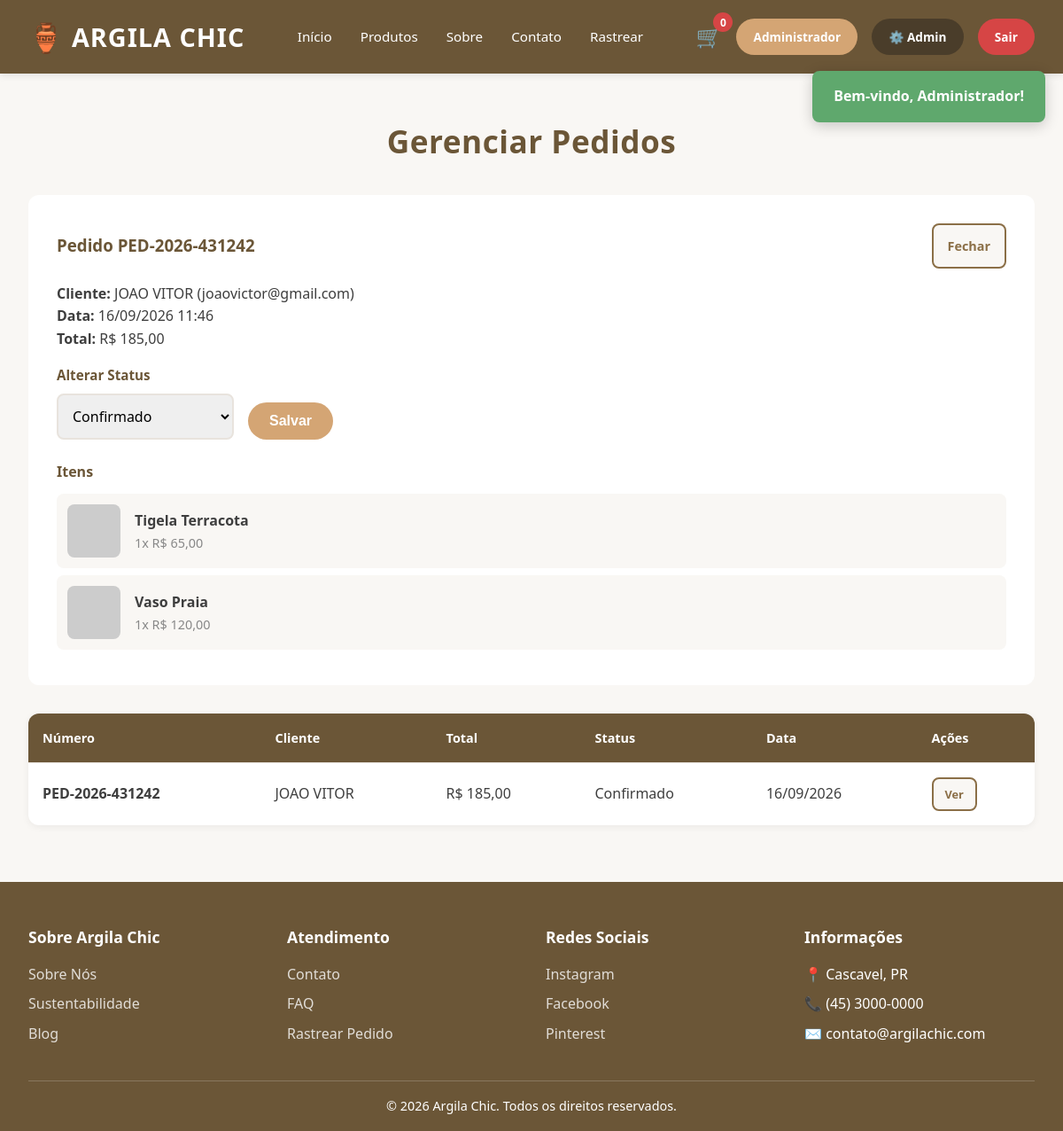
Page /admin/pedidos.php?ver=1 (signed in) on the committed database.
### tables this page shows
CREATE TABLE `pedidos` (
  `id` int(11) NOT NULL,
  `usuario_id` int(11) NOT NULL,
  `numero_pedido` varchar(50) NOT NULL,
  `subtotal` decimal(10,2) NOT NULL,
  `frete` decimal(10,2) NOT NULL,
  `total` decimal(10,2) NOT NULL,
  `status` enum('confirmado','preparando','transito','entregue','cancelado') DEFAULT 'confirmado',
  `transportadora` varchar(100) DEFAULT 'Sedex',
  `codigo_rastreio` varchar(50) DEFAULT NULL,
  `previsao_entrega` date DEFAULT NULL,
  `criado_em` timestamp NOT NULL DEFAULT current_timestamp()
);

CREATE TABLE `usuarios` (
  `id` int(11) NOT NULL,
  `nome` varchar(150) NOT NULL,
  `email` varchar(150) NOT NULL,
  `senha` varchar(255) NOT NULL,
  `telefone` varchar(20) DEFAULT NULL,
  `data_nascimento` date DEFAULT NULL,
  `endereco` varchar(255) DEFAULT NULL,
  `cidade` varchar(100) DEFAULT NULL,
  `estado` varchar(50) DEFAULT NULL,
  `cep` varchar(10) DEFAULT NULL,
  `tipo` enum('cliente','admin') DEFAULT 'cliente',
  `criado_em` timestamp NOT NULL DEFAULT current_timestamp()
);

CREATE TABLE `itens_pedido` (
  `id` int(11) NOT NULL,
  `pedido_id` int(11) NOT NULL,
  `produto_id` int(11) NOT NULL,
  `quantidade` int(11) NOT NULL,
  `preco_unitario` decimal(10,2) NOT NULL
);

CREATE TABLE `produtos` (
  `id` int(11) NOT NULL,
  `nome` varchar(150) NOT NULL,
  `descricao` text DEFAULT NULL,
  `descricao_longa` text DEFAULT NULL,
  `categoria_id` int(11) NOT NULL,
  `preco` decimal(10,2) NOT NULL,
  `preco_promocional` decimal(10,2) DEFAULT NULL,
  `estoque` int(11) DEFAULT 0,
  `imagem` varchar(255) NOT NULL,
  `galeria` text DEFAULT NULL,
  `destaque` tinyint(1) DEFAULT 0,
  `ativo` tinyint(1) DEFAULT 1,
  `criado_em` timestamp NOT NULL DEFAULT current_timestamp(),
  `atualizado_em` timestamp NOT NULL DEFAULT current_timestamp() ON UPDATE current_timestamp()
);

### config/database.php (called while the page is built, shortened)
<?php
function getConnection() {
    static $pdo = null;
    if ($pdo === null) {
        $dsn = "mysql:host=" . DB_HOST . ";dbname=" . DB_NAME . ";charset=" . DB_CHARSET;
        $pdo = new PDO($dsn, DB_USER, DB_PASS, [
            PDO::ATTR_ERRMODE => PDO::ERRMODE_EXCEPTION,
            PDO::ATTR_DEFAULT_FETCH_MODE => PDO::FETCH_ASSOC,
            PDO::ATTR_EMULATE_PREPARES => false,
        ]);
    }
    return $pdo;
}

### includes/functions.php (called while the page is built, shortened)
<?php
function imagemUrl($arquivo) {
    return UPLOAD_URL . htmlspecialchars($arquivo);
}
function itensDoPedido($pedidoId) {
    $stmt = getConnection()->prepare("
        SELECT ip.*, p.nome, p.imagem
        FROM itens_pedido ip JOIN produtos p ON p.id = ip.produto_id
        WHERE ip.pedido_id = ?
    ");
    $stmt->execute([$pedidoId]);
    return $stmt->fetchAll();
}

### admin/pedidos.php (the view, shortened to what this page needs)
<?php
require_once __DIR__ . '/../includes/functions.php';
$pdo = getConnection();
$verId = (int)($_GET['ver'] ?? 0);
$pedidoVer = null;
$itensVer = [];
if ($verId) {
    $stmt = $pdo->prepare("SELECT p.*, u.nome AS cliente, u.email FROM pedidos p JOIN usuarios u ON u.id = p.usuario_id WHERE p.id = ?");
    $stmt->execute([$verId]);
    $pedidoVer = $stmt->fetch();
    if ($pedidoVer) $itensVer = itensDoPedido($pedidoVer['id']);
}
$pedidos = $pdo->query("
    SELECT p.*, u.nome AS cliente
    FROM pedidos p JOIN usuarios u ON u.id = p.usuario_id
    ORDER BY p.criado_em DESC
")->fetchAll();
include __DIR__ . '/../includes/header.php';
?>
<div class="container-principal">
    <h2 class="secao-titulo">Gerenciar Pedidos</h2>
    <?php if ($pedidoVer): ?>
        <div style="background:#fff;padding:2rem;border-radius:12px;margin-bottom:2rem;">
            <div style="display:flex;justify-content:space-between;align-items:center;margin-bottom:1rem;flex-wrap:wrap;gap:1rem;">
                <h3 style="color:var(--cor-header);">Pedido <?= htmlspecialchars($pedidoVer['numero_pedido']) ?></h3>
                <a href="pedidos.php" class="btn-info">Fechar</a>
            </div>
            <p><strong>Cliente:</strong> <?= htmlspecialchars($pedidoVer['cliente']) ?> (<?= htmlspecialchars($pedidoVer['email']) ?>)</p>
            <p><strong>Data:</strong> <?= date('d/m/Y H:i', strtotime($pedidoVer['criado_em'])) ?></p>
            <p><strong>Total:</strong> R$ <?= number_format($pedidoVer['total'], 2, ',', '.') ?></p>
            <form method="POST" style="margin-top:1rem;display:flex;gap:1rem;align-items:end;flex-wrap:wrap;">
                <div class="form-group" style="margin-bottom:0;min-width:200px;">
                    <label>Alterar Status</label>
                    <select name="status">
                        <?php foreach (['confirmado','preparando','transito','entregue','cancelado'] as $s): ?>
                            <option value="<?= $s ?>" <?= $pedidoVer['status'] === $s ? 'selected' : '' ?>>
                                <?= ucfirst($s) ?>
                            </option>
                        <?php endforeach; ?>
                    </select>
                </div>
                <button class="btn-primario" style="padding:.75rem 1.5rem;">Salvar</button>
            </form>
            <h4 style="margin:1.5rem 0 .75rem;color:var(--cor-header);">Itens</h4>
            <?php foreach ($itensVer as $it): ?>
                <div style="display:flex;align-items:center;gap:1rem;padding:.75rem;background:var(--cor-fundo);border-radius:8px;margin-bottom:.5rem;">
                    <img src="../<?= imagemUrl($it['imagem']) ?>" style="width:60px;height:60px;object-fit:cover;border-radius:8px;"
                         onerror="this.src='https://via.placeholder.com/60/E8D4C4/8B6F47?text=🏺'">
                    <div style="flex:1;">
                        <div style="font-weight:600;"><?= htmlspecialchars($it['nome']) ?></div>
                        <div style="color:#888;font-size:.9rem;">
                            <?= $it['quantidade'] ?>x R$ <?= number_format($it['preco_unitario'], 2, ',', '.') ?>
                        </div>
                    </div>
                </div>
            <?php endforeach; ?>
        </div>
    <?php endif; ?>
    <?php if (empty($pedidos)): ?>
        <p style="background:#fff;padding:2rem;border-radius:12px;text-align:center;color:#888;">
            Nenhum pedido cadastrado.
        </p>
    <?php else: ?>
        <table class="tabela-admin">
            <thead>
                <tr>
                    <th>Número</th>
                    <th>Cliente</th>
                    <th>Total</th>
                    <th>Status</th>
                    <th>Data</th>
                    <th>Ações</th>
                </tr>
            </thead>
            <tbody>
                <?php foreach ($pedidos as $p): ?>
                    <tr>
                        <td><strong><?= htmlspecialchars($p['numero_pedido']) ?></strong></td>
                        <td><?= htmlspecialchars($p['cliente']) ?></td>
                        <td>R$ <?= number_format($p['total'], 2, ',', '.') ?></td>
                        <td><?= ucfirst($p['status']) ?></td>
                        <td><?= date('d/m/Y', strtotime($p['criado_em'])) ?></td>
                        <td><a href="?ver=<?= $p['id'] ?>" class="btn-info" style="padding:.4rem .8rem;font-size:.8rem;">Ver</a></td>
                    </tr>
                <?php endforeach; ?>
            </tbody>
        </table>
    <?php endif; ?>
</div>
<?php include __DIR__ . '/../includes/footer.php'; ?>

### assets/css/style.css (style rules this page uses)
* { margin: 0; padding: 0; box-sizing: border-box; }
:root { --cor-primaria: #8B6F47; --cor-secundaria: #6B5637; --cor-fundo: #F9F7F4; --cor-texto: #3E3E3E; --cor-branco: #FFFFFF; --cor-destaque: #A0826D; --cor-erro: #D64545; --cor-sucesso: #5FA86D; --cor-header: #6B5637; }
body { font-family: 'Segoe UI', Tahoma, Geneva, Verdana, sans-serif; background-color: var(--cor-fundo); color: var(--cor-texto); line-height: 1.6; }
a { color: var(--cor-primaria); text-decoration: none; }
.btn-primario { background-color: #D4A574; color: var(--cor-branco); border: none; padding: 1rem 2.5rem; font-size: 1rem; border-radius: 50px; cursor: pointer; font-weight: 600; transition: all 0.3s ease; display: inline-block; text-decoration: none; }
.container-principal { max-width: 1200px; margin: 3rem auto; padding: 0 2rem; }
.secao-titulo { font-size: 2.2rem; color: var(--cor-header); margin-bottom: 2rem; text-align: center; font-weight: 700; letter-spacing: 0.5px; }
.btn-info { background-color: var(--cor-fundo); color: var(--cor-primaria); border: 2px solid var(--cor-primaria); padding: 0.75rem 1rem; border-radius: 8px; cursor: pointer; font-weight: 600; transition: all 0.3s ease; font-size: 0.9rem; text-decoration: none; display: inline-block; text-align: center; }
.form-group { margin-bottom: 1.5rem; }
.form-group label { display: block; margin-bottom: 0.5rem; font-weight: 600; color: var(--cor-header); font-size: .95rem; }
.form-group input, .form-group select, .form-group textarea { width: 100%; padding: 0.75rem; border: 2px solid #E8E3DD; border-radius: 8px; font-size: 1rem; transition: border-color 0.3s ease; font-family: inherit; }
.tabela-admin { width: 100%; background: #fff; border-radius: 12px; overflow: hidden; border-collapse: collapse; box-shadow: 0 2px 8px rgba(0,0,0,.06); }
.tabela-admin th, .tabela-admin td { padding: 1rem; text-align: left; border-bottom: 1px solid #E8E3DD; }
.tabela-admin th { background: var(--cor-header); color: #fff; font-weight: 600; font-size: .9rem; }
.tabela-admin tr:last-child td { border-bottom: none; }

### rows in the picture
pedidos: numero_pedido "PED-2026-431242", usuario.nome "JOAO VITOR", usuario.email "joaovictor@gmail.com", criado_em "16/09/2026 11:46", total "185,00", status "Confirmado", criado_em "16/09/2026"
itens_pedido: produto.nome "Tigela Terracota", quantidade "1", preco_unitario "65,00"
itens_pedido: produto.nome "Vaso Praia", quantidade "1", preco_unitario "120,00"

### other values in the picture
$totalCarrinho "0"
explode(' ', $usuario['nome'])[0] "Administrador"
$_SESSION['mensagem']['texto'] "Bem-vindo, Administrador!"
